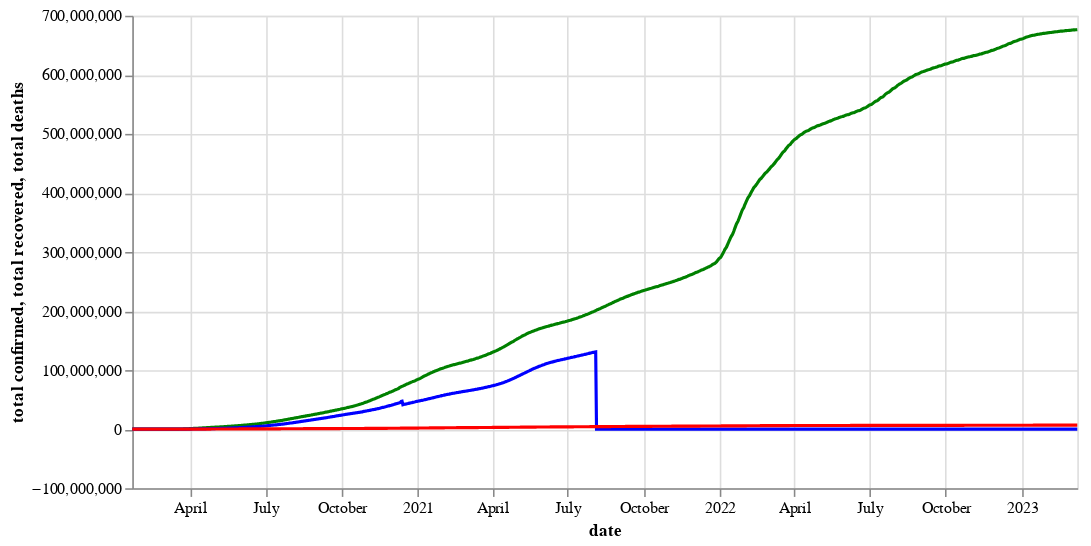

Notebook code for this chart:
### Code cell
# Plot Altair 2: Global aggregates confirmed, recovered, and deaths (Im not using this at my webapp, only for example)
source = timeseries_final

base = alt.Chart(source).encode(x='date:T')

line1 =  base.mark_line(color='green').encode(
    y='total confirmed:Q'
)


line2=  base.mark_line(color='blue').encode(
    y='total recovered:Q'
)
line3=  base.mark_line(color='red').encode(
    y='total deaths:Q'
)
(line1 + line2 + line3).properties(width=600)

### Figure 1 — Vega-Lite specification as saved in the notebook (floating-point values rounded to 4 significant figures; data arrays with more than 128 entries replaced by an {"elided": "..."} marker saying what was removed)
{"config": {"view": {"continuousWidth": 300, "continuousHeight": 300}}, "layer": [{"mark": {"type": "line", "color": "green"}, "encoding": {"x": {"field": "date", "type": "temporal"}, "y": {"field": "total confirmed", "type": "quantitative"}}}, {"mark": {"type": "line", "color": "blue"}, "encoding": {"x": {"field": "date", "type": "temporal"}, "y": {"field": "total recovered", "type": "quantitative"}}}, {"mark": {"type": "line", "color": "red"}, "encoding": {"x": {"field": "date", "type": "temporal"}, "y": {"field": "total deaths", "type": "quantitative"}}}], "data": {"name": "data-ee39b06071fc8f47d5c1a77ae95bd1a4"}, "width": 600, "$schema": "https://vega.github.io/schema/vega-lite/v5.16.3.json", "datasets": {"data-ee39b06071fc8f47d5c1a77ae95bd1a4": {"elided": "1143 records"}}}
